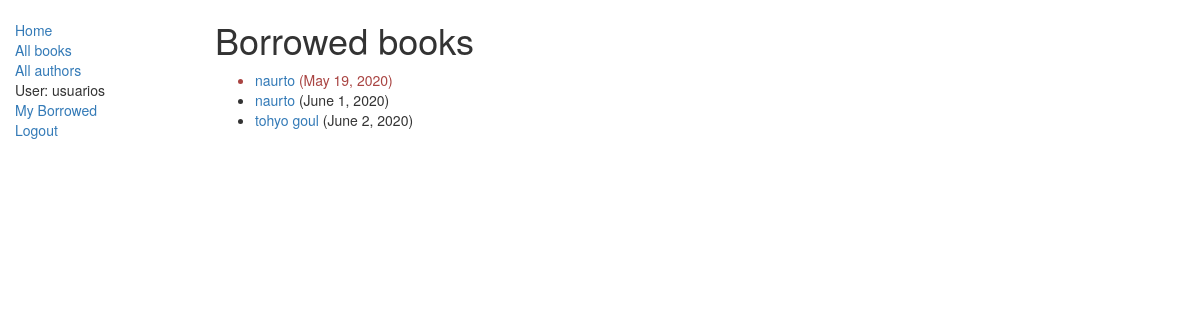
/holaApp/mybooks/ (signed in), run on the app's committed database.
### holaApp/models.py (models this page shows, shortened)
class BookInstance(models.Model):
    id = models.UUIDField(primary_key=True, default=uuid.uuid4,
                          help_text="ID único para este libro particular en toda la biblioteca")
    book = models.ForeignKey('Book', on_delete=models.SET_NULL, null=True)
    imprint = models.CharField(max_length=200)
    due_back = models.DateField(null=True, blank=True)
    LOAN_STATUS = (
        ('m', 'Maintenance'),
        ('o', 'On loan'),
        ('a', 'Available'),
        ('r', 'Reserved'),
    )
    status = models.CharField(max_length=1, choices=LOAN_STATUS,
                              blank=True, default='m', help_text='Disponibilidad del libro')
    borrower = models.ForeignKey(User, on_delete=models.SET_NULL, null=True, blank=True)
    @property
    def is_overdue(self):
        if self.due_back and date.today() > self.due_back:
            return True
        return False
    class Meta:
        ordering = ["due_back"]
        permissions = (("can_mark_returned", "Set book as returned"),)

class Book(models.Model):
    title = models.CharField(max_length=200)
    author = models.ForeignKey('Author', on_delete=models.SET_NULL, null=True)
    summary = models.TextField(max_length=1000, help_text="Ingrese una breve descripción del libro")
    isbn = models.CharField('ISBN',max_length=13, help_text='13 Caracteres <a href="https://www.isbn-international.org/content/what-isbn">ISBN number</a>')
    genre = models.ManyToManyField(Genre, help_text="Seleccione un genero para este libro")
    language = models.ForeignKey(
        'Language', on_delete=models.SET_NULL, null=True)
    def display_genre(self):
        """
        Creates a string for the Genre. This is required to display genre in Admin.
        """
        return ', '.join([genre.name for genre in self.genre.all()[:3]])
    display_genre.short_description = 'Genre'

### holaApp/views.py (the view)
class LoanedBooksByUserListView(LoginRequiredMixin,generic.ListView):
    model = BookInstance
    template_name ='holaApp/bookinstance_list_borrowed_user.html'
    paginate_by = 10
    def get_queryset(self):
        return BookInstance.objects.filter(borrower=self.request.user).filter(status__exact='o').order_by('due_back')

### holaApp/templates/holaApp/bookinstance_list_borrowed_user.html
{% extends "base_generic.html" %}
{% block content %}
    <h1>Borrowed books</h1>
    {% if bookinstance_list %}
    <ul>
      {% for bookinst in bookinstance_list %}
      <li class="{% if bookinst.is_overdue %}text-danger{% endif %}">
        <a href="{% url 'book-detail' bookinst.book.pk %}">{{bookinst.book.title}}</a> ({{ bookinst.due_back }})
      </li>
      {% endfor %}
    </ul>
    {% else %}
      <p>There are no books borrowed.</p>
    {% endif %}
{% endblock %}

### holaApp/templates/base_generic.html (shortened to what this page needs)
<!DOCTYPE html>
<html lang="en">
<head>
    <link rel="stylesheet" href="https://maxcdn.bootstrapcdn.com/bootstrap/3.3.7/css/bootstrap.min.css">
    {% load static %}
    <link rel="stylesheet" href="{% static 'css/styles.css' %}">
</head>
<body>
    <div class="container-fluid">
        <div class="row">
            <div class="col-sm-2">
                {% block sidebar %}
                <ul class="sidebar-nav">
                    <li><a href="{% url 'index' %}">Home</a></li>
                    <li><a href="{% url 'books' %}">All books</a></li>
                    <li><a href="{%url 'authors' %}">All authors</a></li>
                    {% if user.is_authenticated %}
                        <li>User: {{ user.get_username }}</li>
                        <li><a href="{% url 'my-borrowed' %}">My Borrowed</a></li>
                        <li><a href="{% url 'logout'%}?next={{request.path}}">Logout</a></li>
                    {% else %}
                        <li><a href="{% url 'login'%}?next={{request.path}}">Login</a></li>
                    {% endif %}
                </ul>
                {% endblock %}
            </div>
            <div class="col-sm-10 ">
                {% block content %}{% endblock %}
            </div>
        </div>
    </div>
</body>
</html>

### holaApp/static/css/styles.css (style rules this page uses)
.sidebar-nav { margin-top: 20px; padding: 0; list-style: none; }

### data on the page
BookInstance: book "naurto", due_back "May 19, 2020"
BookInstance: book "naurto", due_back "June 1, 2020"
BookInstance: book "tohyo goul", due_back "June 2, 2020"

### other printed values
{{ user.get_username }} "usuarios"
